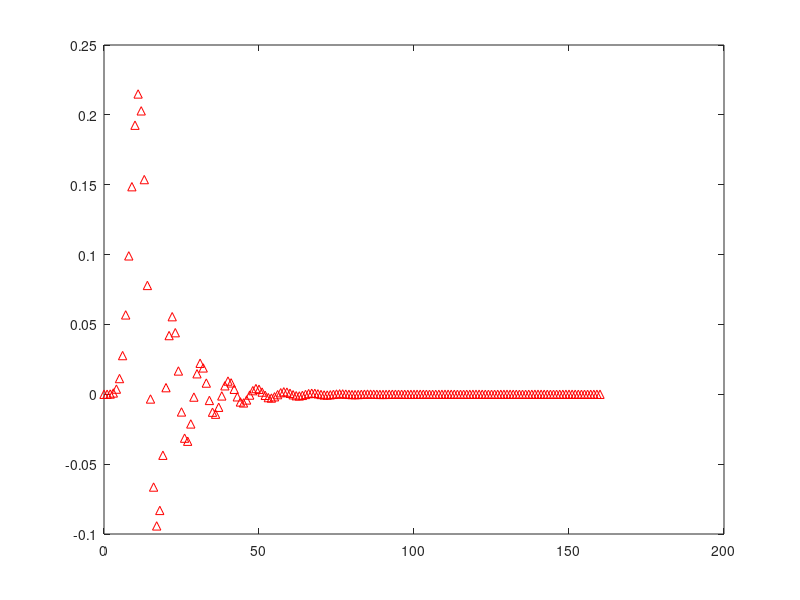
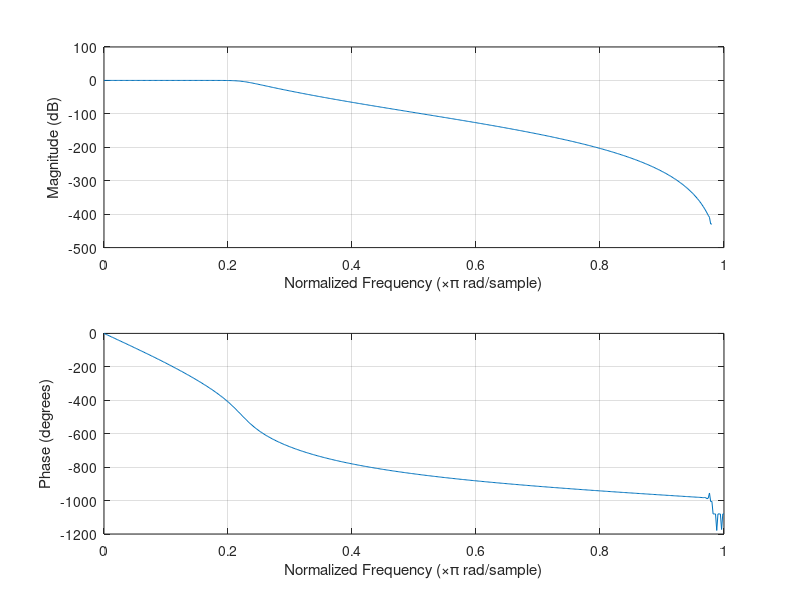
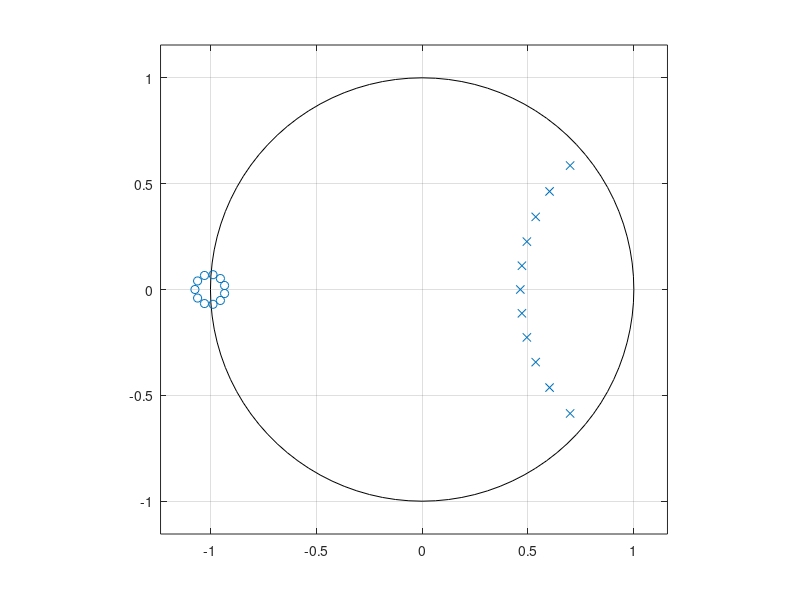

MATLAB code for these plots, in order:
fp = [0 4000];
fs = [7000 2000];
pr = 0.3;
am = 45;
fsr = 40000;
fc = 2*fp(2)/fsr;
fd = 2*fs(1)/fsr;
[N, Wn] = buttord(fc, fd, pr, am);
[a,b] = butter(N, Wn, 'low');
figure (1)
impz(a,b)
figure (2)
freqz(a,b)
figure (3)
zplane(a,b)
5